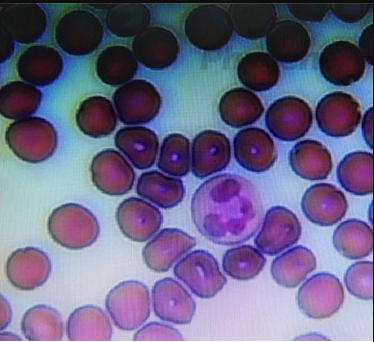
#> input picture xibao.png, 374 x 342 px, found by its file name
$ jupyter execute --allow-errors '奇异函数.ipynb'
#> lines starting #> are read from the running program, lines starting #| are printed output that depends on the picture; after the words box and inside, x2 and y2 are one past the last pixel; in counts of white or black regions, pixels touching at a corner belong together
[cell 1]
import numpy as np
import os
from PIL import Image
import matplotlib.pyplot as plt
import matplotlib as mpl
from pprint import pprint


def restore1(sigma, u, v, K):  # 奇异值、左特征向量、右特征向量
    m = len(u)
    n = len(v[0])
    a = np.zeros((m, n))
    for k in range(K):
        uk = u[:, k].reshape(m, 1)
        vk = v[k].reshape(1, n)
        a += sigma[k] * np.dot(uk, vk)
    a[a < 0] = 0
    a[a > 255] = 255
    # a = a.clip(0, 255)
    return np.rint(a).astype('uint8')


def restore2(sigma, u, v, K):  # 奇异值、左特征向量、右特征向量
    m = len(u)
    n = len(v[0])
    a = np.zeros((m, n))
    for k in range(K+1):
        for i in range(m):
            a[i] += sigma[k] * u[i][k] * v[k]
    a[a < 0] = 0
    a[a > 255] = 255
    return np.rint(a).astype('uint8')


#> (the rest of this cell did not finish here and is left out)

[cell 2]
import cv2
import numpy as np

def stackImages(scale, imgArray):
    """
        将多张图像压入同一个窗口显示
        :param scale:float类型，输出图像显示百分比，控制缩放比例，0.5=图像分辨率缩小一半
        :param imgArray:元组嵌套列表，需要排列的图像矩阵
        :return:输出图像
    """
    rows = len(imgArray)
    cols = len(imgArray[0])
    rowsAvailable = isinstance(imgArray[0], list)
    width = imgArray[0][0].shape[1]
    height = imgArray[0][0].shape[0]
    if rowsAvailable:
        for x in range(0, rows):
            for y in range(0, cols):
                if imgArray[x][y].shape[:2] == imgArray[0][0].shape[:2]:
                    imgArray[x][y] = cv2.resize(imgArray[x][y], (0, 0), None, scale, scale)
                else:
                    imgArray[x][y] = cv2.resize(imgArray[x][y], (imgArray[0][0].shape[1], imgArray[0][0].shape[0]),
                                                None, scale, scale)
                if len(imgArray[x][y].shape) == 2: imgArray[x][y] = cv2.cvtColor(imgArray[x][y], cv2.COLOR_GRAY2BGR)
        imageBlank = np.zeros((height, width, 3), np.uint8)
        hor = [imageBlank] * rows
        hor_con = [imageBlank] * rows
        for x in range(0, rows):
            hor[x] = np.hstack(imgArray[x])
        ver = np.vstack(hor)
    else:
        for x in range(0, rows):
            if imgArray[x].shape[:2] == imgArray[0].shape[:2]:
                imgArray[x] = cv2.resize(imgArray[x], (0, 0), None, scale, scale)
            else:
                imgArray[x] = cv2.resize(imgArray[x], (imgArray[0].shape[1], imgArray[0].shape[0]), None, scale, scale)
            if len(imgArray[x].shape) == 2: imgArray[x] = cv2.cvtColor(imgArray[x], cv2.COLOR_GRAY2BGR)
        hor = np.hstack(imgArray)
        ver = hor
    return ver


#读取图片
src = cv2.imread("D:/1azanshi/xibao.png")
#> src is the input picture: shape (342, 374, 3); mean B, G, R 136, 102.1, 107.3
img = src.copy()

#灰度
img_1 = cv2.cvtColor(img, cv2.COLOR_BGR2GRAY)
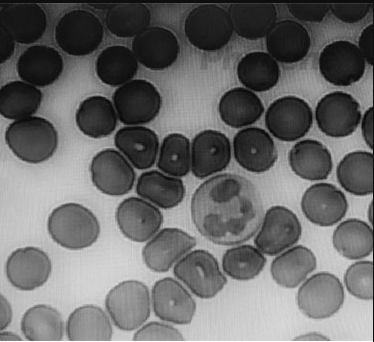
#> img_1: shape (342, 374); min 5, max 255, mean 107.5

#二值化
ret, img_2 = cv2.threshold(img_1, 127, 255, cv2.THRESH_BINARY_INV + cv2.THRESH_OTSU)
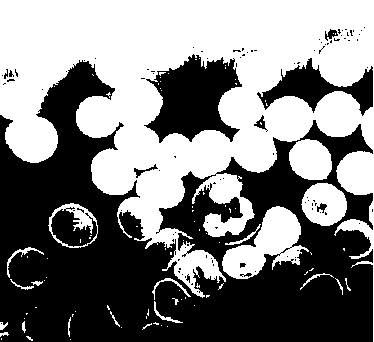
#> img_2: shape (342, 374); 49.9% white; 89 white regions (70 under 20 px), largest, box (x1, y1, x2, y2) and area: (0, 0, 374, 342) 56254, (222, 206, 309, 279) 3037, (301, 183, 347, 226) 1437
#> ret = 107

#腐蚀（腐蚀主要为了把每个硬币区分开。过大会造成缺失，过低会无法区分开。参数可以自己设置以达到合适。）
kernel = np.ones((17, 17), int)
img_3 = cv2.erode(img_2, kernel, iterations=1)
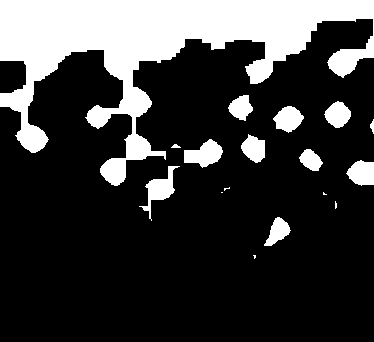
#> img_3: shape (342, 374); 22.8% white; 17 white regions (5 under 20 px), largest, box (x1, y1, x2, y2) and area: (0, 0, 374, 186) 24491, (184, 139, 223, 168) 673, (139, 166, 180, 221) 663

#膨胀（膨胀到合适的值，这样每一个白色区域就是一个硬币。）
kernel = np.ones((3, 3), int)
img_4 = cv2.dilate(img_3, kernel, iterations=1)
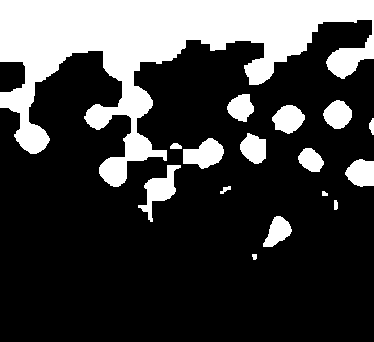
#> img_4: shape (342, 374); 25% white; 16 white regions

#找到硬币中心
contours, hierarchy = cv2.findContours(img_4, cv2.RETR_EXTERNAL, cv2.CHAIN_APPROX_NONE)[-2:]
#> contours = 16 contours, 2 with area under 20; largest, box (x1, y1, x2, y2) and area: (0, 0, 374, 187) 25168, (138, 165, 181, 222) 780, (183, 138, 224, 169) 758, (272, 105, 305, 134) 620, (345, 159, 374, 187) 588

#标识硬币
cv2.drawContours(img, contours, -1, (0, 0, 255), 5)

#显示图片
cv2.putText(img, "count:{}".format(len(contours)), (0, 30), cv2.FONT_HERSHEY_SIMPLEX, 1.0, (255, 0, 0), 3)
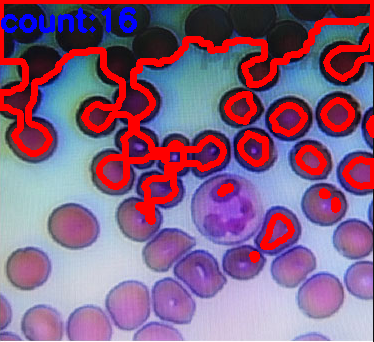
#> img: shape (342, 374, 3); mean B, G, R 130.3, 97, 133.9
cv2.putText(src, "src", (0, 30), cv2.FONT_HERSHEY_SIMPLEX, 1.0, (255, 0, 0), 3)
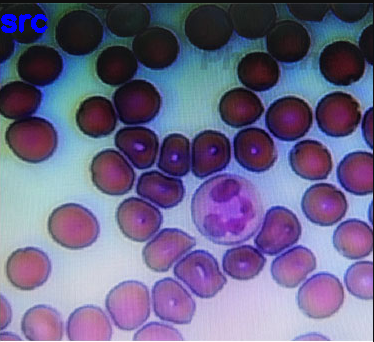
#> src: shape (342, 374, 3); 0.41% of pixels changed, all inside (x1, y1, x2, y2) = (1, 14, 48, 33)
cv2.putText(img_1, "gray", (0, 30), cv2.FONT_HERSHEY_SIMPLEX, 1.0, (255, 0, 0), 3)
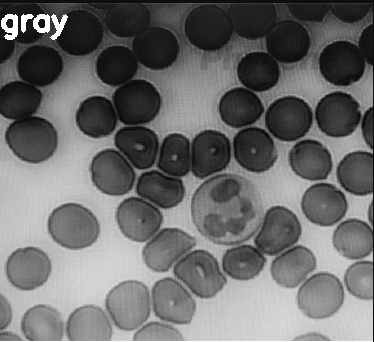
#> img_1: shape (342, 374); 0.66% of pixels changed, all inside (x1, y1, x2, y2) = (1, 14, 68, 40)
cv2.putText(img_2, "thresh", (0, 30), cv2.FONT_HERSHEY_SIMPLEX, 1.0, (255, 0, 0), 3)
cv2.putText(img_3, "erode", (0, 30), cv2.FONT_HERSHEY_SIMPLEX, 1.0, (255, 0, 0), 3)
cv2.putText(img_4, "dilate", (0, 30), cv2.FONT_HERSHEY_SIMPLEX, 1.0, (255, 0, 0), 3)
imgStack = stackImages(1, ([src, img_1, img_2], [img_3, img_4, img]))
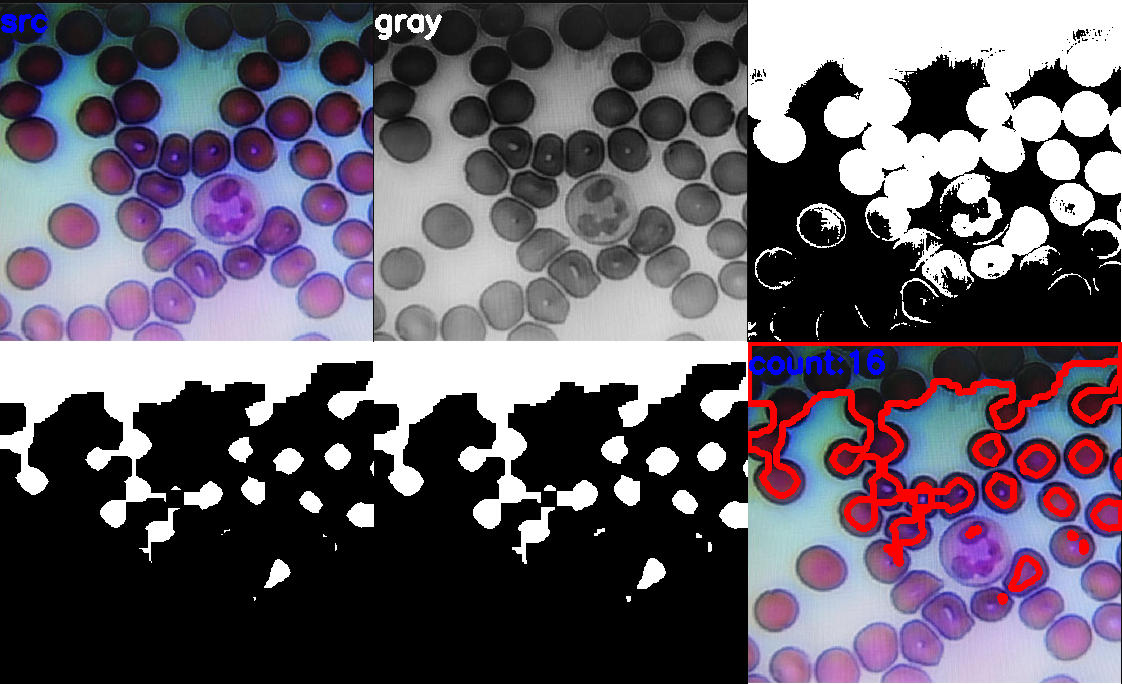
#> imgStack: shape (684, 1122, 3); mean B, G, R 104.2, 92.9, 99.9
cv2.imshow("imgStack", imgStack)
cv2.waitKey(0)
